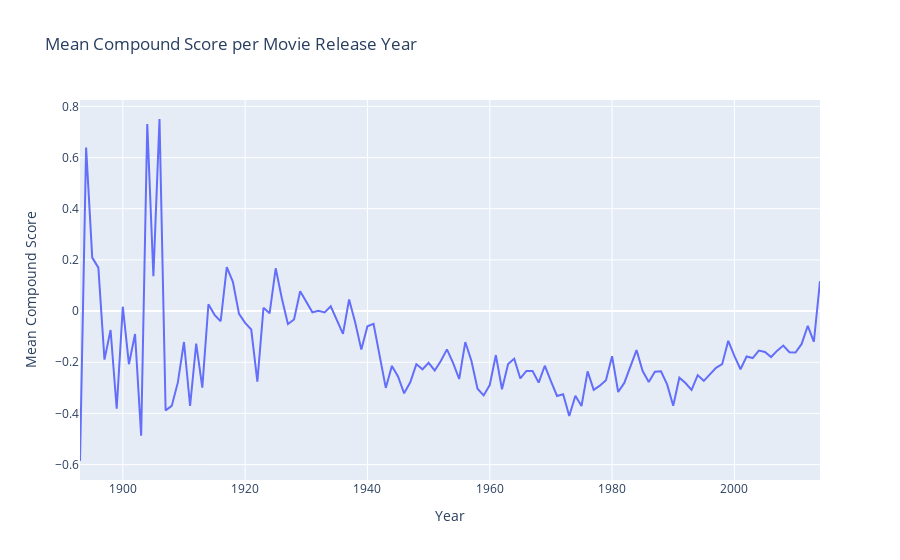

Notebook code for this chart:
### Code cell
fig = px.line(
    mean_compound_score_per_year,
    x=mean_compound_score_per_year.index,
    y='Compound Score',
    title='Mean Compound Score per Movie Release Year',
    labels={'Movie release year': 'Year', 'Compound Score': 'Mean Compound Score'}
)

fig.update_traces(hovertemplate="Year: %{x}<br>Compound Score: %{y:.2f}")

fig.show()
